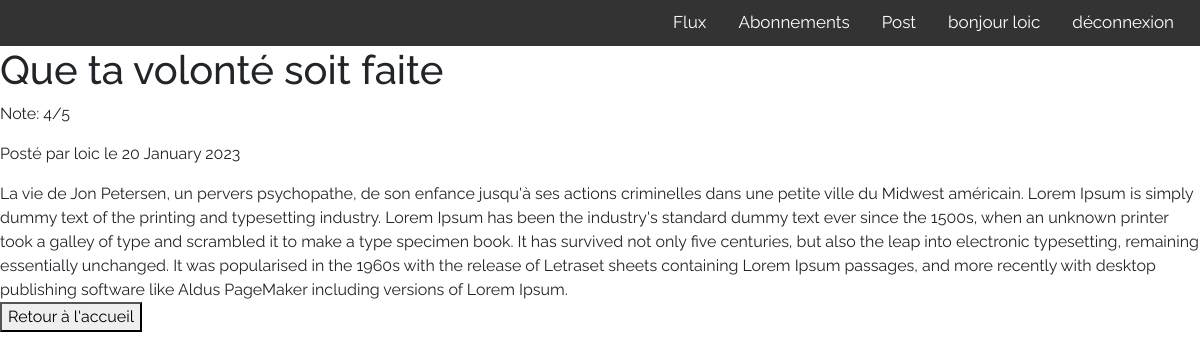
Before: /review_detail/2/ (signed in) with the older database file.
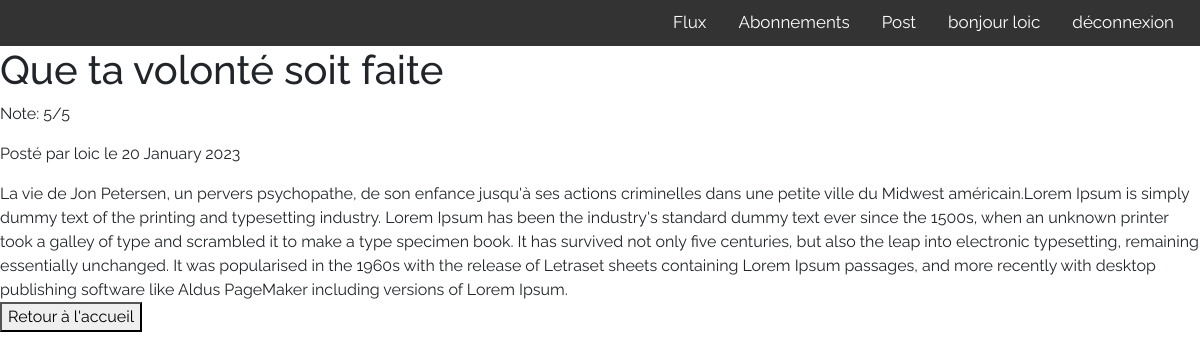
After: the same page with the newer database file.
### reviews/models.py (models this page shows)
class Review(models.Model):
	ticket = models.ForeignKey("tickets.ticket", on_delete=models.CASCADE)
	rating = models.PositiveIntegerField(max_length=None, validators=[MinValueValidator(0), MaxValueValidator(5)])
	user = models.ForeignKey(User, on_delete=models.CASCADE)
	headline = models.CharField(max_length=128)
	body = models.TextField(max_length=8192, blank=True)
	time_created = models.DateTimeField(auto_now_add=True)
	class Meta:
		verbose_name = 'Review'
		verbose_name_plural = 'Toutes les reviews'
		ordering = ["time_created"]

### reviews/views.py (the view)
# urls.py: path('review_detail/<int:review_id>/', views.review_detail, name='review_detail'),
@login_required(login_url='followers:login')
def review_detail(request, review_id):
    review = get_object_or_404(Review, pk=review_id)
    context = {'review': review}
    return render(request, 'reviews/review_detail.html', context)

### reviews/templates/reviews/review_detail.html (shortened to what this page needs)
{% extends 'base.html' %}
{% block content %}
    <article class="post-detail">
        <h1>{{ review.headline }}</h1>
        <p>Note: {{ review.rating }}/5</p>
        <p>Posté par {{ review.user }} le {{ review.time_created|date:'j F Y' }}</p>
        <div>{{ review.body }}</div>
        <form action="{% url 'reviews:home' %}">
            <button>Retour à l'accueil</button>
        </form>
    </article>
{% endblock %}

Changed rows visible on the page:
changed Review "Que ta volonté soit faite": rating "4" → "5"; body "…petite ville du Midwest américain. Lorem Ipsum is simply dummy…" → "…petite ville du Midwest américain.Lorem Ipsum is simply dummy…"
